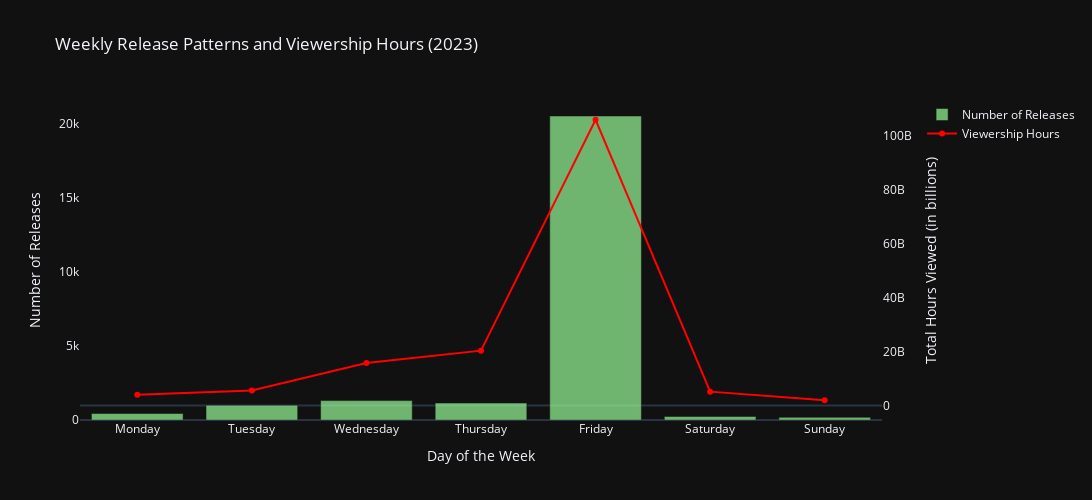

The notebook cell saved with this chart:
### Markdown cell above
While the number of releases is relatively steady throughout the year, viewership hours experience a sharp increase in June and a significant rise in December, despite a stable release count. This indicates that viewership is not solely dependent on the number of releases but influenced by the timing and appeal of specific content during these months.


Next, let’s explore whether Netflix has a preference for releasing content on specific weekdays and how this influences viewership patterns:

### Code cell
netflix_data['Release Day'] = netflix_data['Release Date'].dt.day_name()

weekday_releases = netflix_data['Release Day'].value_counts().reindex(
    ['Monday', 'Tuesday', 'Wednesday', 'Thursday', 'Friday', 'Saturday', 'Sunday']
)

# aggregate viewership hours by day of the week
weekday_viewership = netflix_data.groupby('Release Day')['Hours Viewed'].sum().reindex(
    ['Monday', 'Tuesday', 'Wednesday', 'Thursday', 'Friday', 'Saturday', 'Sunday']
)

fig = go.Figure()

fig.add_trace(
    go.Bar(
        x=weekday_releases.index,
        y=weekday_releases.values,
        name='Number of Releases',
        marker_color='palegreen',
        opacity=0.7,
        yaxis='y1'
    )
)

fig.add_trace(
    go.Scatter(
        x=weekday_viewership.index,
        y=weekday_viewership.values,
        name='Viewership Hours',
        mode='lines+markers',
        marker=dict(color='red'),
        line=dict(color='red'),
        yaxis='y2'
    )
)

fig.update_layout(
    title='Weekly Release Patterns and Viewership Hours (2023)',
    template='plotly_dark',
    xaxis=dict(
        title='Day of the Week',
        categoryorder='array',
        categoryarray=['Monday', 'Tuesday', 'Wednesday', 'Thursday', 'Friday', 'Saturday', 'Sunday']
    ),
    yaxis=dict(
        title='Number of Releases',
        showgrid=False,
        side='left'
    ),
    yaxis2=dict(
        title='Total Hours Viewed (in billions)',
        overlaying='y',
        side='right',
        showgrid=False
    ),
    legend=dict(
        x=1.05,  
        y=1,
        orientation='v',
        xanchor='left'
    ),
    height=500,
    width=1100
)

fig.write_html("C:/Users/vaibh/GRRAS/Projects/Data Analytics projects/Netflix Data Analysis/Plots/Weekly Release Patterns & Hours.html")
fig.show()

### Figure 1 — Plotly figure (JSON) as saved in the notebook; plotly's stock layout.template omitted (floating-point values rounded to 4 significant figures)
{"data": [{"marker": {"color": "palegreen"}, "name": "Number of Releases", "opacity": 0.7, "type": "bar", "x": ["Monday", "Tuesday", "Wednesday", "Thursday", "Friday", "Saturday", "Sunday"], "y": [436, 995, 1310, 1145, 20509, 238, 179], "yaxis": "y"}, {"line": {"color": "red"}, "marker": {"color": "red"}, "mode": "lines+markers", "name": "Viewership Hours", "type": "scatter", "x": ["Monday", "Tuesday", "Wednesday", "Thursday", "Friday", "Saturday", "Sunday"], "y": [3954500000, 5562300000, 15744100000, 20292800000, 105791100000, 5121800000, 1935300000], "yaxis": "y2"}], "layout": {"height": 500, "legend": {"orientation": "v", "x": 1.05, "xanchor": "left", "y": 1}, "title": {"text": "Weekly Release Patterns and Viewership Hours (2023)"}, "width": 1100, "xaxis": {"autorange": true, "categoryarray": ["Monday", "Tuesday", "Wednesday", "Thursday", "Friday", "Saturday", "Sunday"], "categoryorder": "array", "range": [-0.5, 6.5], "title": {"text": "Day of the Week"}, "type": "category"}, "yaxis": {"autorange": true, "range": [0, 21590.0], "showgrid": false, "side": "left", "title": {"text": "Number of Releases"}, "type": "linear"}, "yaxis2": {"autorange": true, "overlaying": "y", "range": [-5377000000.0, 113100000000.0], "showgrid": false, "side": "right", "title": {"text": "Total Hours Viewed (in billions)"}, "type": "linear"}}}
